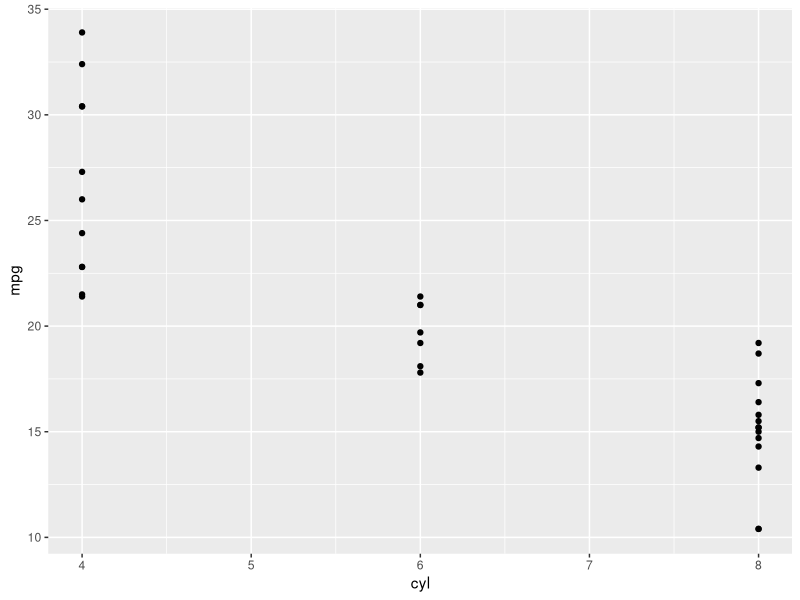
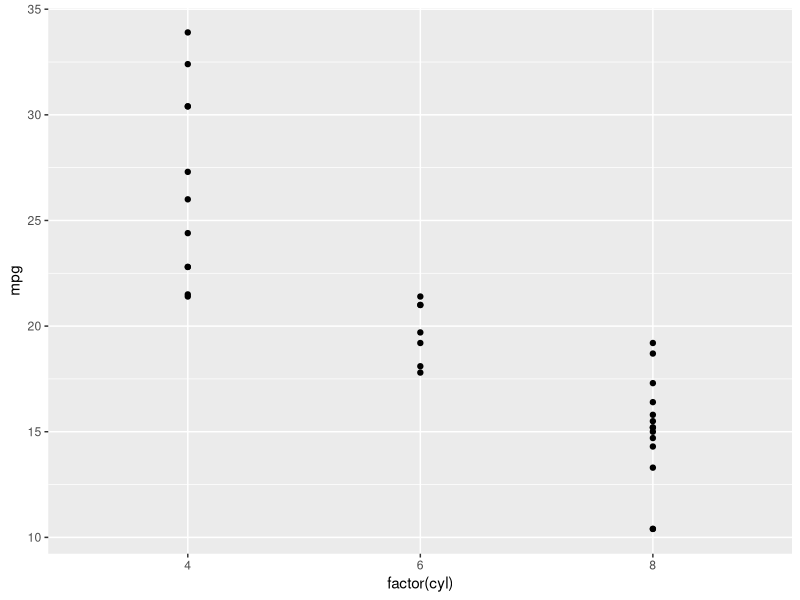
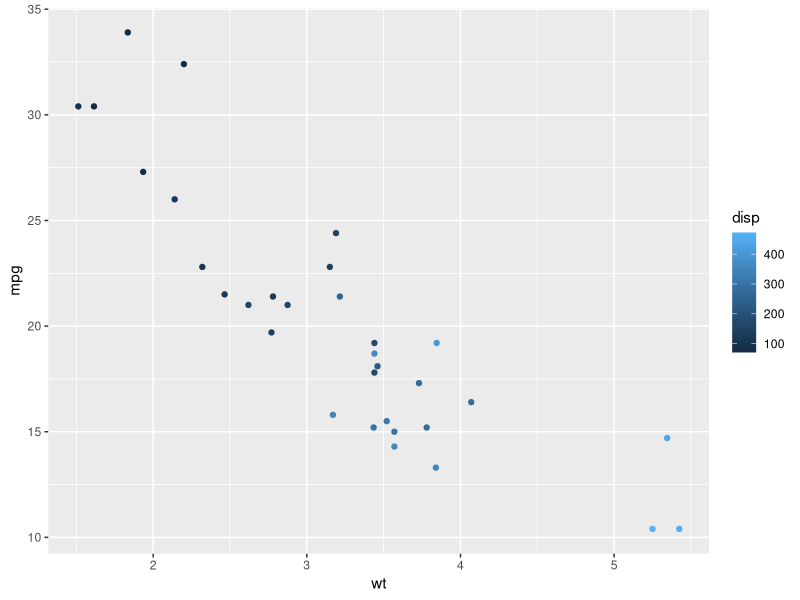
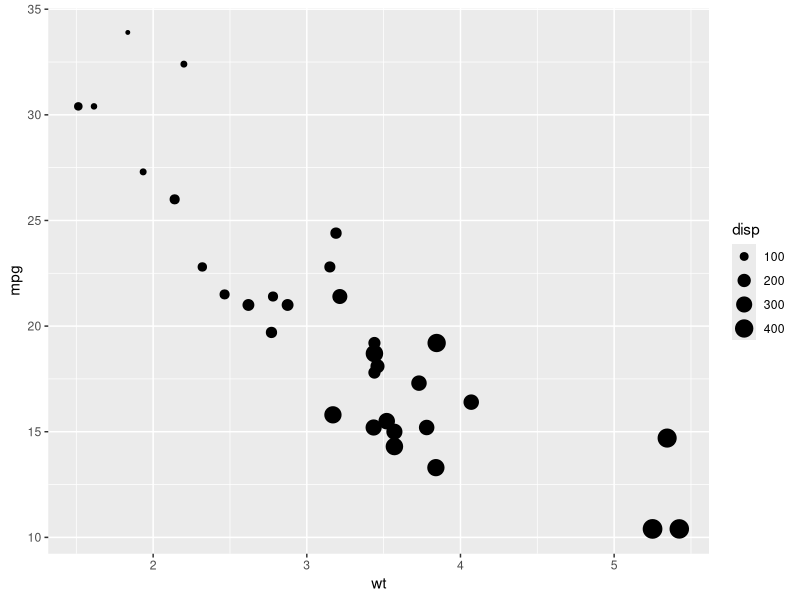
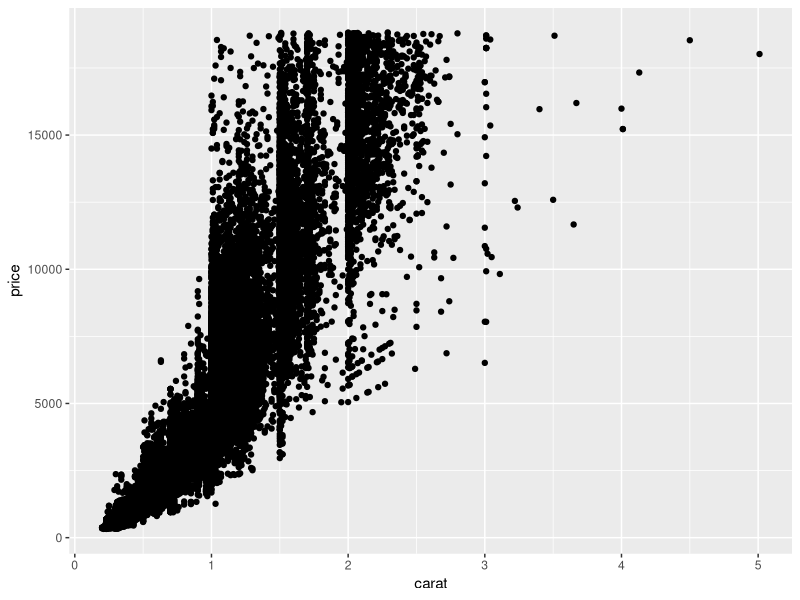
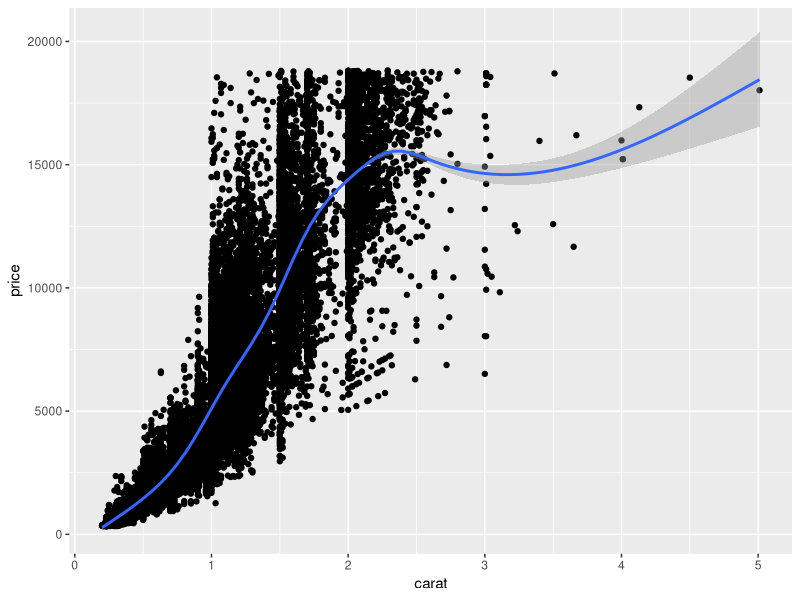
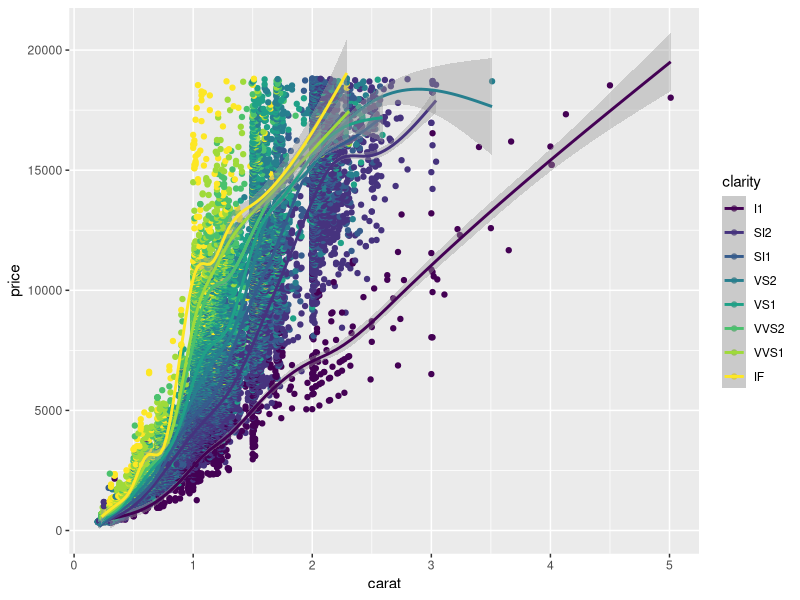
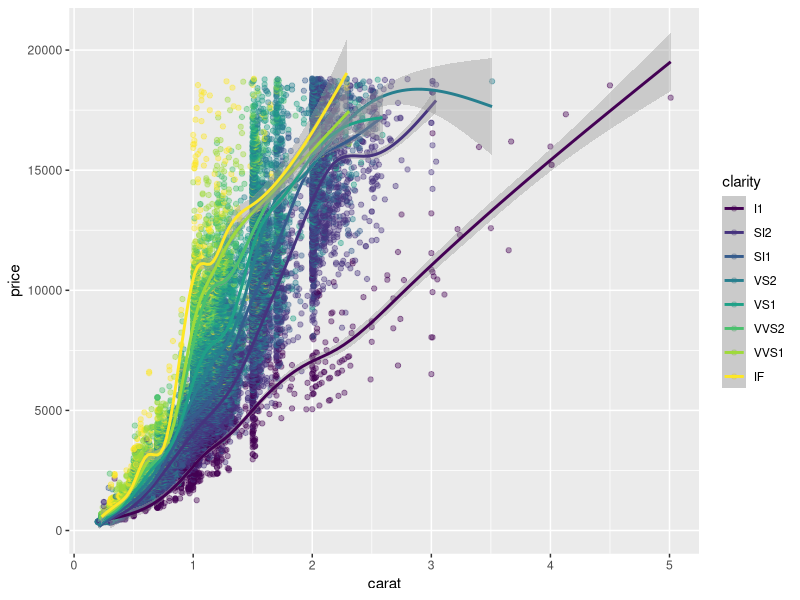

Source code (R) for these figures, in order:
## ---- chunk 1
# Load the ggplot2 package
library(ggplot2)

# Explore the mtcars data frame with str()
str(mtcars)

# Execute the following command
ggplot(mtcars, aes(cyl, mpg)) +
  geom_point()
## ---- chunk 2
# Change the command below so that cyl is treated as factor
ggplot(mtcars, aes(factor(cyl), mpg)) +
  geom_point()
## ---- chunk 3
# Edit to add a color aesthetic mapped to disp
ggplot(mtcars, aes(wt, mpg, color = disp)) +
  geom_point()

# Change the color aesthetic to a size aesthetic
ggplot(mtcars, aes(wt, mpg, size = disp)) +
  geom_point()
## ---- chunk 4
# Explore the diamonds data frame with str()
str(diamonds)

# Add geom_point() with +
ggplot(diamonds, aes(carat, price)) + geom_point()

# Add geom_smooth() with +
ggplot(diamonds, aes(carat, price)) +
  geom_point() +
  geom_smooth()
## ---- chunk 5
# Map the color aesthetic to clarity
ggplot(diamonds, aes(carat, price, color = clarity)) +
  geom_point() +
  geom_smooth()

# Make the points 40% opaque
ggplot(diamonds, aes(carat, price, color = clarity)) +
  geom_point(alpha = 0.4) +
  geom_smooth()
## ---- chunk 6
# Draw a ggplot
plt_price_vs_carat <- ggplot(
  # Use the diamonds dataset
  diamonds,
  # For the aesthetics, map x to carat and y to price
  aes(x = carat, y = price)
)

# Add a point layer to plt_price_vs_carat
plt_price_vs_carat + geom_point()
## ---- chunk 7
# From previous step
### > plt_price_vs_carat <- ggplot(diamonds, aes(carat, price))

# Edit this to make points 20% opaque: plt_price_vs_carat_transparent
plt_price_vs_carat_transparent <- plt_price_vs_carat + geom_point(alpha = 0.2)

# See the plot
plt_price_vs_carat_transparent
## ---- chunk 8
# From previous step
### > plt_price_vs_carat <- ggplot(diamonds, aes(carat, price))

# Edit this to map color to clarity,
# Assign the updated plot to a new object
plt_price_vs_carat_by_clarity <- plt_price_vs_carat + geom_point(aes(color = clarity))

# See the plot
plt_price_vs_carat_by_clarity
